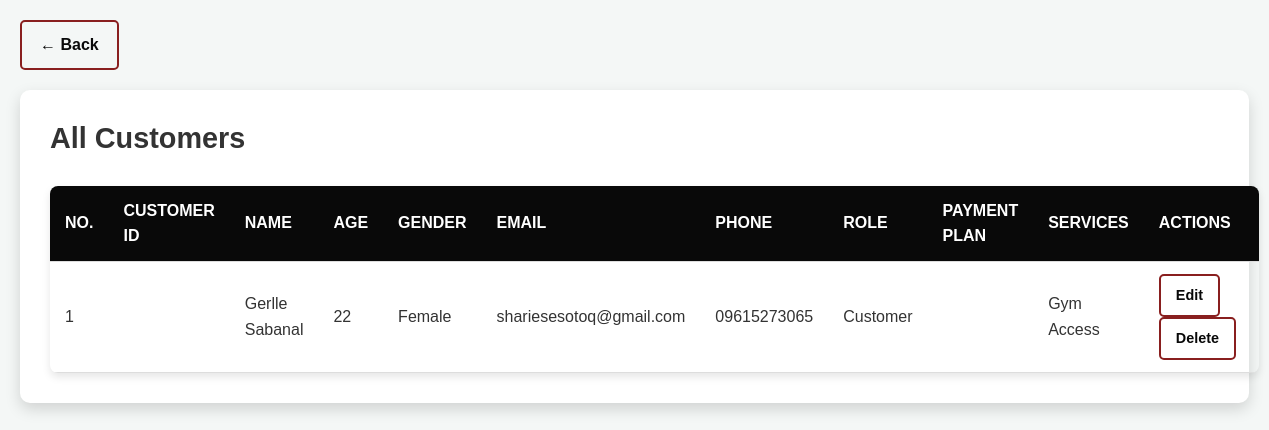
Page /GYM/admin/view_customers.php on the committed database.
### tables this page shows
CREATE TABLE `users` (
  `id` int(11) NOT NULL,
  `first_name` varchar(255) DEFAULT NULL,
  `last_name` varchar(255) DEFAULT NULL,
  `age` int(11) DEFAULT NULL,
  `gender` varchar(50) DEFAULT NULL,
  `email` varchar(255) DEFAULT NULL,
  `phone` varchar(50) DEFAULT NULL,
  `role` varchar(50) DEFAULT NULL,
  `student_id` varchar(50) DEFAULT NULL,
  `course` varchar(50) DEFAULT NULL,
  `section` varchar(50) DEFAULT NULL,
  `customer_id` varchar(50) DEFAULT NULL,
  `payment_plan` varchar(50) DEFAULT NULL,
  `services` text DEFAULT NULL,
  `faculty_id` varchar(50) DEFAULT NULL,
  `faculty_dept` varchar(50) DEFAULT NULL,
  `created_at` timestamp NOT NULL DEFAULT current_timestamp()
);

### GYM/admin/view_customers.php (the view, shortened to what this page needs)
<?php
include('../user/db_connection.php');
$query = "SELECT * FROM users WHERE role = 'Customer'";
$result = mysqli_query($conn, $query);
?>
<!DOCTYPE html>
<html lang="en">
<head>
</head>
<body>
    <a href="manage_users.php" class="back-link">← Back</a>
    <div class="container">
        <h3>All Customers</h3>
        <table>
            <thead>
                <tr>
                    <th>No.</th>
                    <th>Customer ID</th>
                    <th>Name</th>
                    <th>Age</th>
                    <th>Gender</th>
                    <th>Email</th>
                    <th>Phone</th>
                    <th>Role</th>
                    <th>Payment Plan</th>
                    <th>Services</th>
                    <th>Actions</th>
                </tr>
            </thead>
            <tbody>
                <?php $counter = 1; while ($user = mysqli_fetch_assoc($result)) : ?>
                <tr>
                    <td><?= $counter++ ?></td>
                    <td><?= htmlspecialchars($user['student_id']) ?></td>
                    <td><?= htmlspecialchars($user['first_name'] . ' ' . $user['last_name']) ?></td>
                    <td><?= htmlspecialchars($user['age']) ?></td>
                    <td><?= htmlspecialchars($user['gender']) ?></td>
                    <td><?= htmlspecialchars($user['email']) ?></td>
                    <td><?= htmlspecialchars($user['phone']) ?></td>
                    <td><?= htmlspecialchars($user['role']) ?></td>
                    <td><?= htmlspecialchars($user['payment_plan']) ?></td>
                    <td><?= htmlspecialchars($user['services']) ?></td>
                    <td>
                        <a href="edit_user.php?id=<?= urlencode($user['id']) ?>">Edit</a>
                        <a href="delete_user.php?id=<?= urlencode($user['id']) ?>" onclick="return confirm('Are you sure you want to delete this user?')">Delete</a>
                    </td>
                </tr>
                <?php endwhile; ?>
            </tbody>
        </table>
    </div>
</body>
</html>

### GYM/admin/view_customers.php (style rules this page uses)
* { margin: 0; padding: 0; box-sizing: border-box; }
body { font-family: 'Arial', sans-serif; background-color: #f4f7f6; color: #333; line-height: 1.6; padding: 20px; display: flex; flex-direction: column; align-items: center; }
a.back-link { align-self: flex-start; margin-bottom: 20px; color: #090909; text-decoration: none; font-weight: 600; padding: 10px 18px; border: 2px solid #891f1f; border-radius: 5px; transition: background-color 0.3s ease, color 0.3s ease; user-select: none; }
.container { background-color: white; width: 100%; max-width: 1300px; padding: 25px 30px 30px 30px; border-radius: 10px; box-shadow: 0 6px 15px rgba(0,0,0,0.15); }
.container h3 { margin-bottom: 25px; font-weight: 700; font-size: 1.8rem; color: #333; user-select: none; }
table { width: 100%; border-collapse: collapse; border-radius: 8px; overflow: hidden; box-shadow: 0 4px 8px rgba(0, 0, 0, 0.1); }
table th, table td { padding: 12px 15px; text-align: left; border-bottom: 1px solid #ddd; font-size: 1rem; }
table th { background-color: #090909; color: white; font-weight: 700; text-transform: uppercase; user-select: none; }
table td a { color: #090909; text-decoration: none; padding: 8px 15px; border: 2px solid #891f1f; border-radius: 5px; margin-right: 8px; transition: background-color 0.3s ease, color 0.3s ease; display: inline-block; font-weight: 600; font-size: 0.9rem; user-select: none; }

### rows in the picture
users: first_name+last_name "Gerlle Sabanal", age "22", gender "Female", email "shariesesotoq@gmail.com", phone "09615273065", role "Customer", services "Gym Access"
